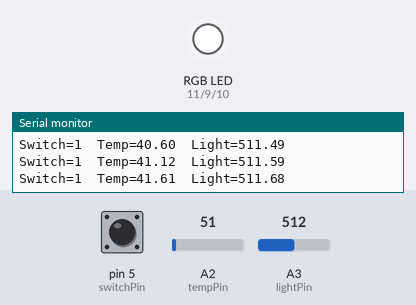
Simulated run of this sketch. Board: Arduino Uno, built with avr-gcc and run on an emulated ATmega328P. Shown: an RGB LED mixed from three pins (HIGH = lit), the last lines printed to the serial monitor. The inputs (shaded band) are chosen by the test bench; at power-on: A3 (lightPin) = 512, pin 5 (switchPin) HIGH, A2 (tempPin) = 51.

Above: at 1.2 s.
1.3 s: A3 (lightPin) set to 26
3.5 s: A3 (lightPin) set to 22
At 4.7 s:
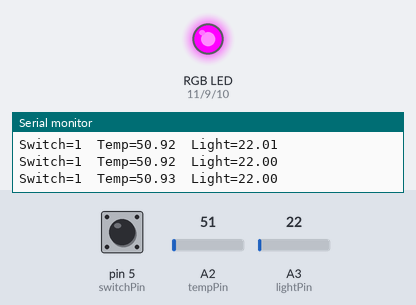
5.0 s: pin 5 (switchPin) pulled LOW for 0.15 s
At 5.12 s:
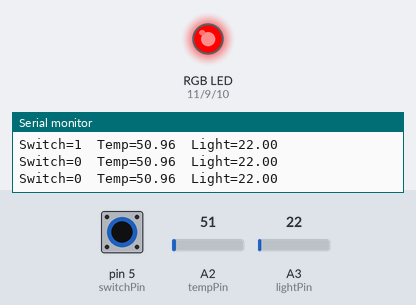
9.6 s: pin 5 (switchPin) pulled LOW for 3.2 s
At 13.5 s:
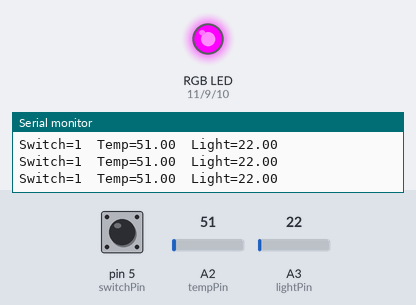
15.8 s: A3 (lightPin) set to 306
At 16.4 s:
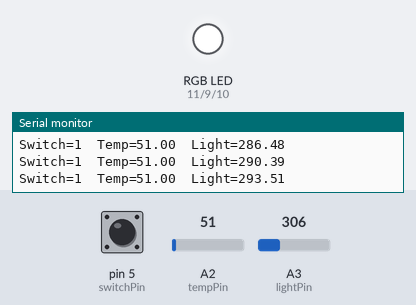
Timing chart, 0 to 18.3 s (numbered marks = the images above; inputs shaded):
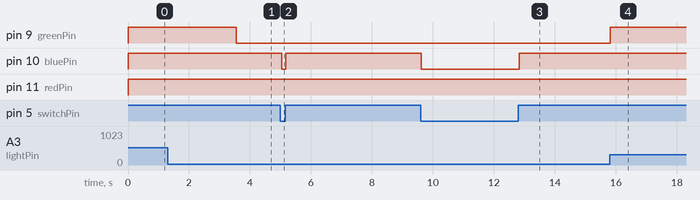

Measured:
- the behaviour switches between 25 and 24 on A3 (lightPin) (found by bisection; images 0 and 1)
- after the input at 3.5 s, pin 9 (greenPin): HIGH → LOW at once
- after the input at 5.0 s, pin 10 (bluePin): HIGH → LOW at once, → HIGH 0.15 s later
- after the input at 9.6 s, pin 10 (bluePin): HIGH → LOW at once, → HIGH 3.2 s later
- after the input at 15.8 s, pin 9 (greenPin): LOW → HIGH at once

The sketch:

RGB_3controllersRev1_2.ino
```cpp
/*
 * Jen's LilyPad tutorial: color (RGB LEDs) + 3 Controllers
 * switch turns on RED
 * light turns on GREEN
 * cold sensor turns on BLUE
 * To play with
 * dynamic colored light. See this web color chart
 * for the (Red,Green,Blue) values of different colors:
 * http://www.visibone.com/colorlab/
 */


int redPin = 11;	// R petal on RGB LED module connected to digital pin 11
int greenPin = 9;	// G petal on RGB LED module connected to digital pin 9
int bluePin = 10;	// B petal on RGB LED module connected to digital pin 10

int redVal = 0;            // variable to store Red
int greenVal = 0;           // variable to store Green
int blueVal = 0;            // variable to store Blue


int switchPin = 5;	// switch connected to digital pin 5
int switchValue;	// a variable to keep track of when switch is pressed

int tempPin = A2;	// tempSensor connected to analog pin A2

int tempValue = 0;	        // a variable to keep track of temp
double temp = 0.0;      // filter variable for temp
double alphaT = 0.05;      // filter coeff for temp

int lightPin = A3;        // lightSensor connected to analog pin A3

int lightValue = 0;	  //   a variable to keep track of light
double light = 0.0;    // filter variable for light
double alphaL = 0.2;   // filter coeff for light

void setup()
{
         //switch
         pinMode(switchPin, INPUT);	// sets the switchPin to be an input
         digitalWrite(switchPin, HIGH);	// sets the default (unpressed) state of switchPin to HIGH

         //light
         pinMode(lightPin, INPUT);	// sets the lightPin to be an input

         //temp
         pinMode(tempPin, INPUT);       // set the tempPin as an input

         //RGB
         pinMode(redPin, OUTPUT);	// sets the redPin to be an output
         pinMode(greenPin, OUTPUT);	// sets the greenPin to be an output
         pinMode(bluePin, OUTPUT);	// sets the bluePin to be an output

         Serial.begin(9600);  // We'll output some information over serial
}

void loop()	// run over and over again
{

  //if switch is pressed turn RGB LED blue on
  switchValue = digitalRead(switchPin);	// check to see if the switch is pressed
          if (switchValue == LOW) {	// if the switch is pressed then,
                    // Basic colors:
                    blueVal=255;          // turn the RGB LED blue on
                    color(redVal, greenVal, blueVal);
            }
          else {
                 blueVal=0;               // turn the RGB LED blue off
                 color(redVal, greenVal, blueVal);
               }

 //if its hot turn RGB LED red on
   tempValue = analogRead(tempPin);
   temp = ((tempValue - temp)*alphaT) + temp;  // Filters the input to temp
          if (temp  > 195) {	// if its hot go blue
                   redVal=255;// turn the RGB LED blue
                    color(redVal, greenVal, blueVal);
               }
            else {
                 redVal=0;
                 color(redVal, greenVal, blueVal);
               }


   // if its dark turn the RGB LED green on
   lightValue = analogRead(lightPin);
   light = ((lightValue - light)*alphaL) + light; // Filters the input to light
   if(light < 25){    // if its dark THRESHOLD = 25
                    greenVal=255;     // turn the RGB LED green on
                    color(redVal, greenVal, blueVal);
                     }
        else {
                greenVal=0;         // turn the RGB LED green off
                 color(redVal, greenVal, blueVal);
               }

                    //// Example blended colors:
                    //color(255,255,0);	// turn the RGB LED yellow
                    //delay(1000);	// delay for 1 second
                    //color(255,255,255);	// turn the RGB LED white
                    //delay(1000);	// delay for 1 second
                    //color(128,0,255);	// turn the RGB LED purple
                    //delay(1000);	// delay for 1 second

    /* from here on down, we'll just print out the status of every input */
    Serial.print("Switch=");
    Serial.print(digitalRead(switchPin));

    Serial.print("  Temp=");
    Serial.print(temp);

    Serial.print("  Light=");
    Serial.println(light);
}


void color (unsigned char red, unsigned char green, unsigned char blue)     // the color generating function
{
          analogWrite(redPin, 255-red);
          analogWrite(bluePin, 255-blue);
          analogWrite(greenPin, 255-green);
}
```
